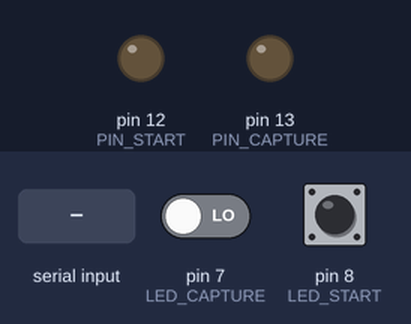
This sketch was run on a simulated Arduino Uno, built with avr-gcc and run on an emulated ATmega328P. Parts: output pins drawn as LEDs (lit = HIGH). Inputs (shaded band) come from the test bench; at power-on: pin 8 (LED_START) LOW, pin 7 (LED_CAPTURE) LOW. What the sketch prints to the serial monitor is not drawn.

Above: at 1.2 s.
1.3 s: pin 8 (LED_START) pulled HIGH for 0.15 s
2.9 s: byte 3 (GO_START) received over Serial
At 3.07 s:
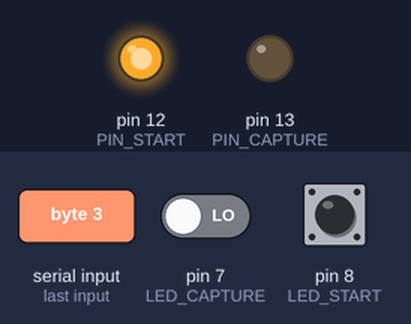
4.6 s: pin 7 (LED_CAPTURE) driven HIGH
6.1 s: byte 4 (GO_CAPTURE) received over Serial
At 6.22 s:
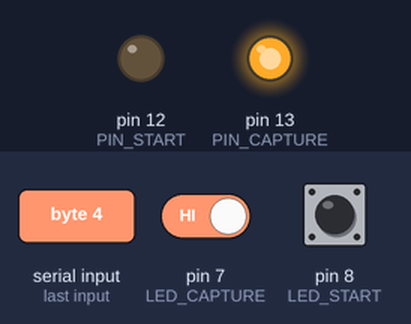
Timing chart, 0 to 8.8 s (numbered marks = the images above; inputs shaded):
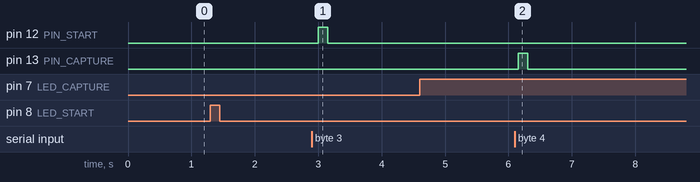

Measured:
- after the input at 1.3 s, every drawn part: stays the same
- after the input at 2.9 s, pin 12 (PIN_START): LOW → HIGH after 0.10 s, → LOW 0.15 s later
- after the input at 4.6 s, every drawn part: stays the same
- after the input at 6.1 s, pin 13 (PIN_CAPTURE): LOW → HIGH after 0.05 s, → LOW 0.15 s later

The sketch:

sketch_nov25a.ino
```cpp
#define PIN_START 12
#define PIN_CAPTURE 13

#define LED_START 8
#define LED_CAPTURE 7

enum Infos
{
    NO_INFO = 0x00,
    READY_START = 0x01,
    READY_CAPTURE = 0x02,
    GO_START = 0x03,
    GO_CAPTURE = 0x04,

    NB_INFOS
};

enum States
{
    IDLING = 0,
    WAITING_START,
    MOVING,
    WAITING_CAP,

    NB_STATES
};

States current_state;

void setup() {
    Serial.begin(9600); // Doit correspondre au baud rate utilisé dans le programme C#

    pinMode(PIN_START, OUTPUT);
    pinMode(PIN_CAPTURE, OUTPUT);

    pinMode(LED_START, INPUT);
    pinMode(LED_CAPTURE, INPUT);

    digitalWrite(PIN_START, LOW); // Initialisation à l'état bas
    digitalWrite(PIN_CAPTURE, LOW);

    current_state = IDLING;
}

void loop() {
    if (Serial.available() > 0) {
        byte receivedInfo = Serial.read(); // Lire les données du port série

        switch (receivedInfo) {
            case GO_START:
                if(current_state == WAITING_START){
                  digitalWrite(PIN_START, HIGH); // Activer PIN_START
                  current_state = MOVING; // Mettre à jour l'état
                }
                break;

            case GO_CAPTURE:
                if(current_state == WAITING_CAP){
                  digitalWrite(PIN_CAPTURE, HIGH); // Activer PIN_CAPTURE
                  current_state = MOVING; // Mettre à jour l'état
                }
                break;

            default:
                break;
        }
    }

    // Vérifier les LED et envoyer les informations correspondantes
    else if (digitalRead(LED_START) == HIGH && current_state != WAITING_START) {
        current_state = WAITING_START;
        Serial.write(READY_START); // Signaler que nous sommes prêts pour le démarrage
    }
    else if (digitalRead(LED_CAPTURE) == HIGH && current_state == MOVING) {
        current_state = WAITING_CAP;
        Serial.write(READY_CAPTURE); // Signaler que nous sommes prêts pour la capture
    }

    delay(150); // Petite pause pour éviter une boucle trop rapide
    digitalWrite(PIN_START, LOW); // Activer PIN_START
    digitalWrite(PIN_CAPTURE, LOW); // Activer PIN_START
}
```
